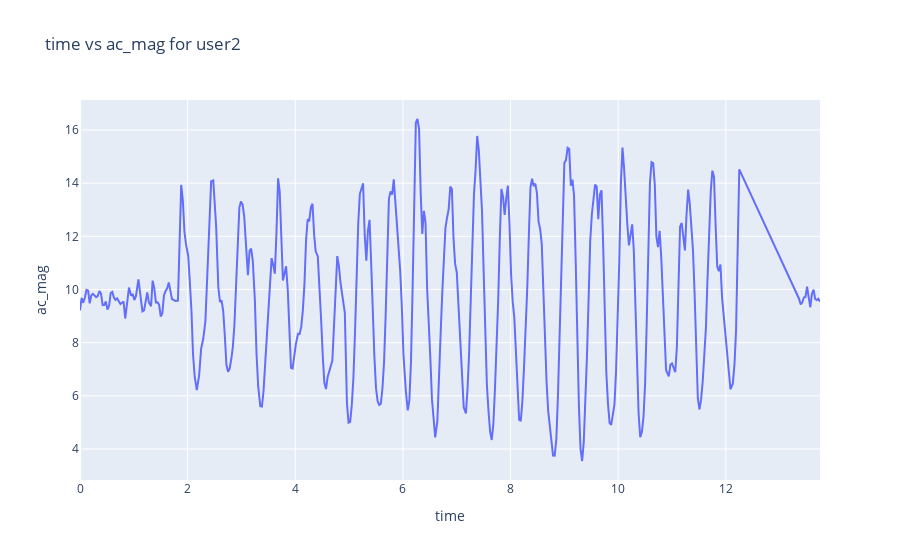

Notebook code cell kept with this figure:
### Markdown cell above
# visualize how different x,y,z and magnitude values behave

### Code cell
user="user2"
user=user_data[user_data["label"]==user].head(400)
fig = px.line(user, x="time", y="ac_mag", title='time vs ac_mag for user2 ')
fig.show()

### Figure 1 — Plotly figure (JSON) as saved in the notebook; plotly's stock layout.template omitted (floating-point values rounded to 4 significant figures; data arrays with more than 128 entries replaced by an {"elided": "..."} marker saying what was removed)
{"data": [{"hoverlabel": {"namelength": 0}, "hovertemplate": "time=%{x}<br>ac_mag=%{y}", "legendgroup": "", "line": {"color": "#636efa", "dash": "solid"}, "mode": "lines", "name": "", "showlegend": false, "type": "scatter", "x": {"elided": "400 float values"}, "xaxis": "x", "y": {"elided": "400 float values"}, "yaxis": "y"}], "layout": {"legend": {"tracegroupgap": 0}, "title": {"text": "time vs ac_mag for user2 "}, "xaxis": {"anchor": "y", "domain": [0, 1], "title": {"text": "time"}}, "yaxis": {"anchor": "x", "domain": [0, 1], "title": {"text": "ac_mag"}}}}
